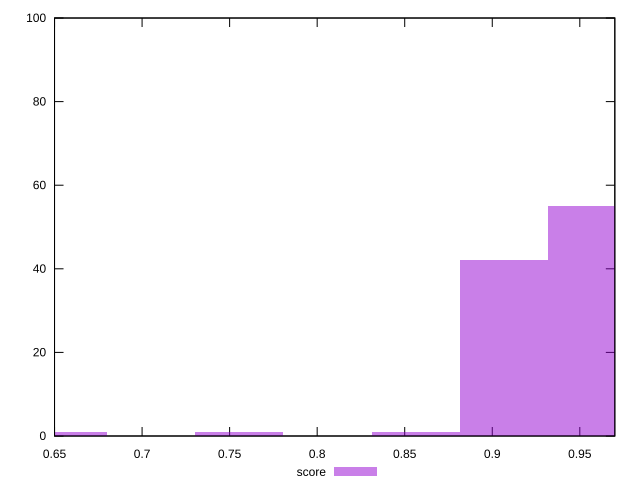

Write the gnuplot code that produced this figure.
reset

$score <<EOF
0.6548276174112894 1
0.755570327782257 1
0.9570557485241921 55
0.9066843933387083 42
0.8563130381532245 1
EOF

set key outside below
set boxwidth 0.050371355185483795
set xrange [0.65:0.97]
set yrange [0:100]
set trange [0:100]
set style fill transparent solid 0.5 noborder
set terminal svg size 640, 490 enhanced background rgb 'white'
set output "reports/report_00032_2021-02-25T10-28-15.087Z/speed-index/samples/music/score/histogram.svg"

plot $score title "score" with boxes

reset
